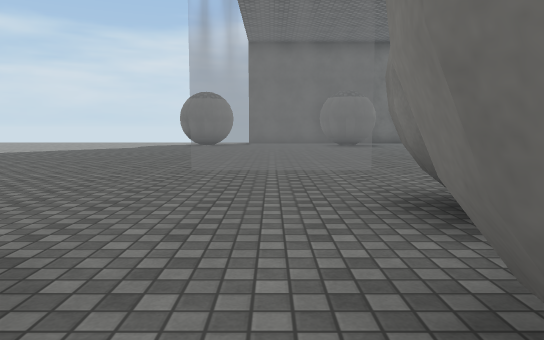
View 1 (above)

24 first-person views from a walk through a Unity game level. The camera is 1.2 m above the floor, tilts 6° down and sees 70° across. The floor is counted in squares, 2 m on a side. Each view is taken from the middle of a square. On the plan, view 1 faces up. The plan holds only what a view shows up to about 11 squares ahead; the rest is blank. The place goes on beyond the plan. Some surface patterns are stand-ins.

View 2
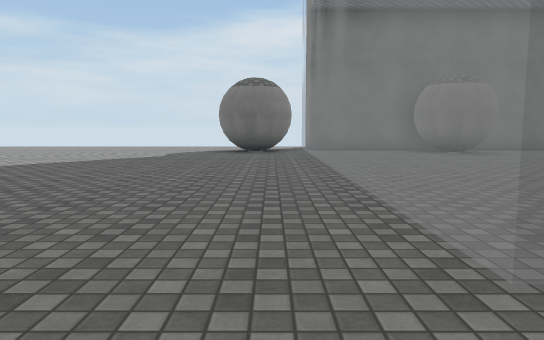

View 3
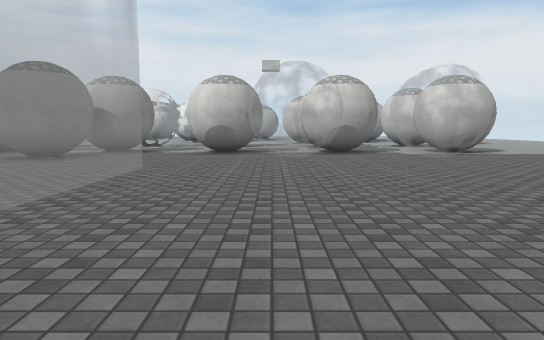

View 4
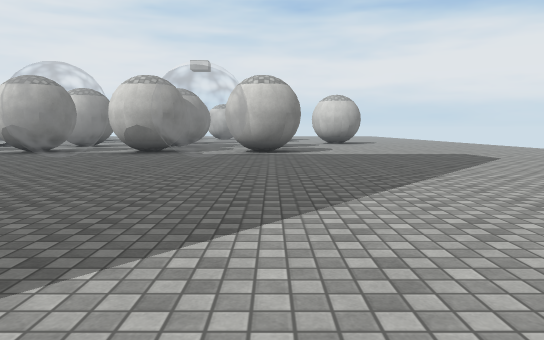

View 5
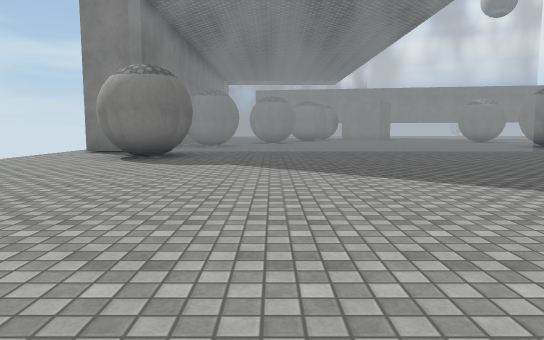

View 6
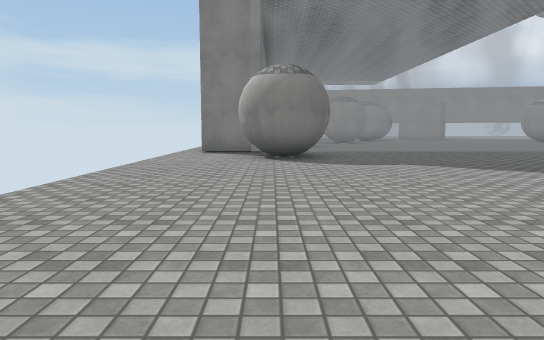

View 7
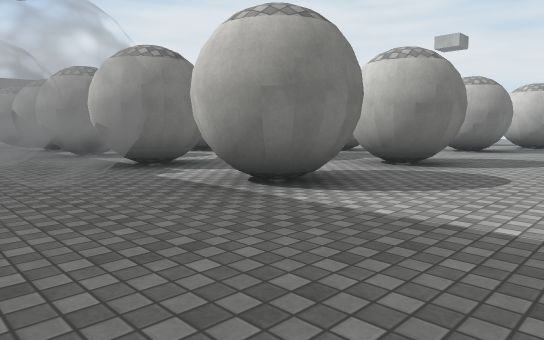

View 8
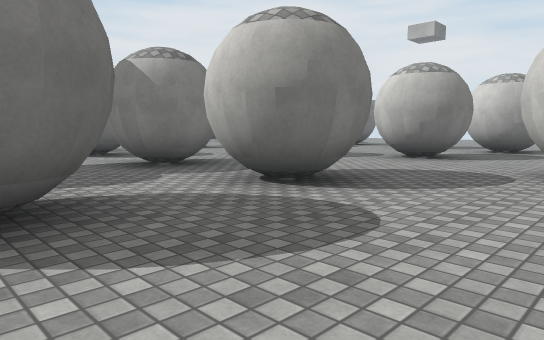

View 9
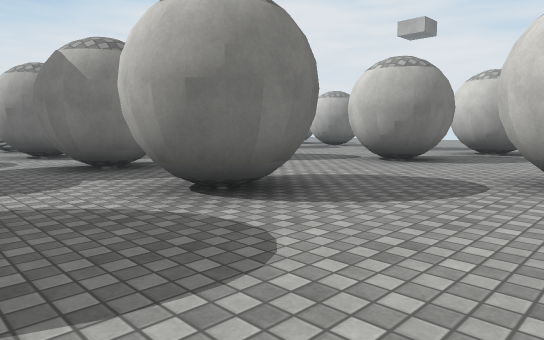

View 10
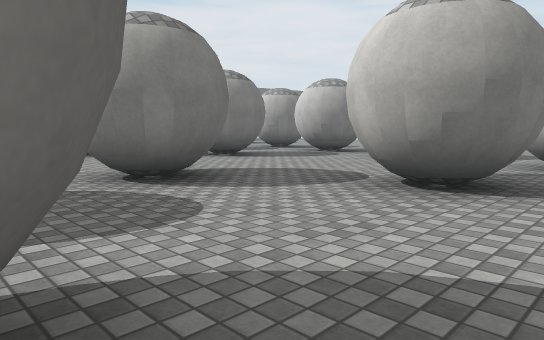

View 11
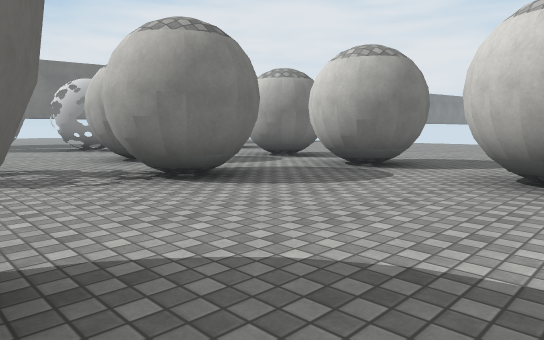

View 12
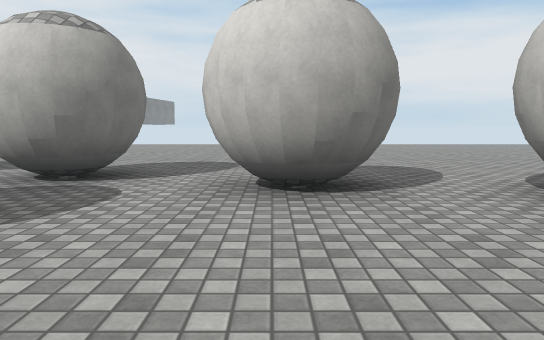

View 13
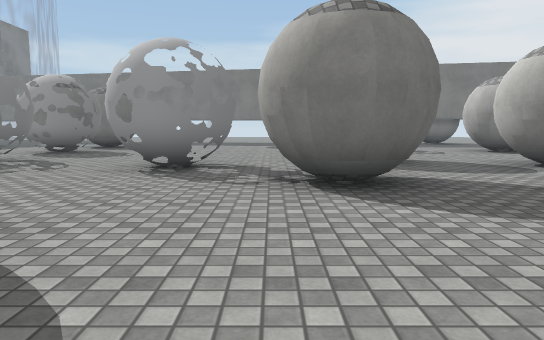

View 14
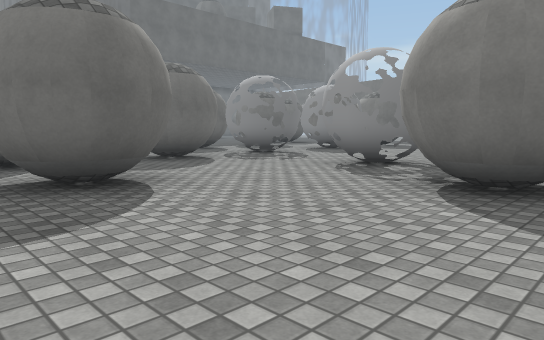

View 15
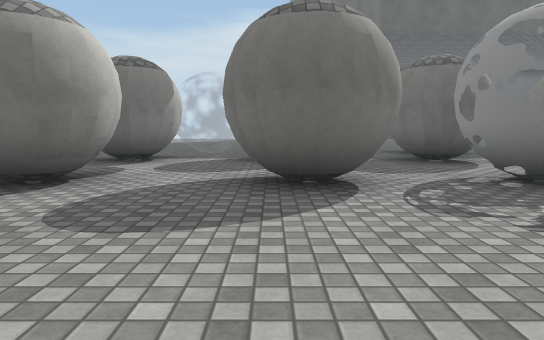

View 16
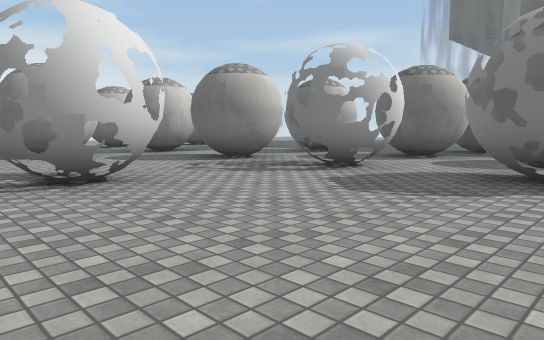

View 17
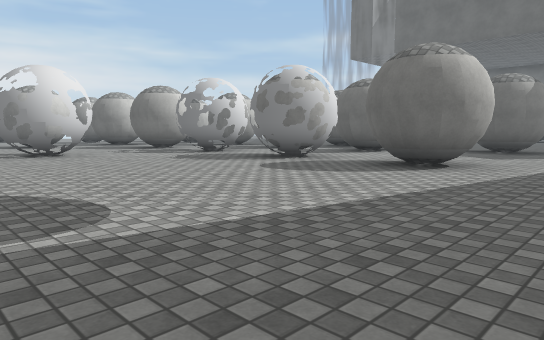

View 18
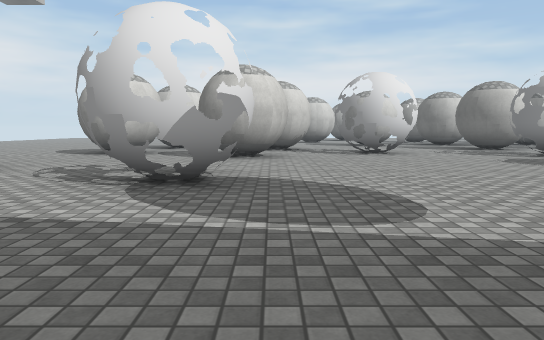

View 19
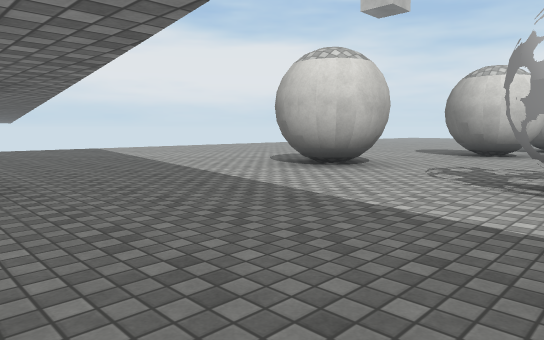

View 20
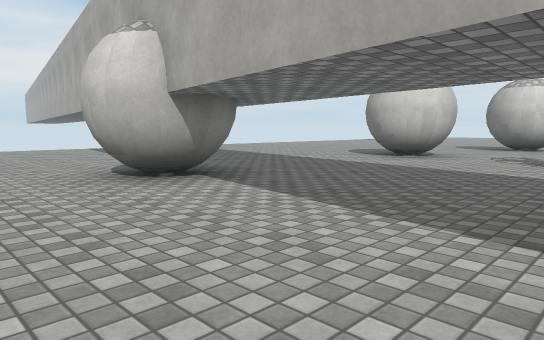

View 21
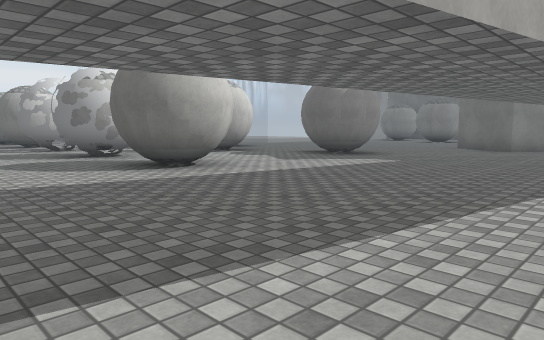

View 22
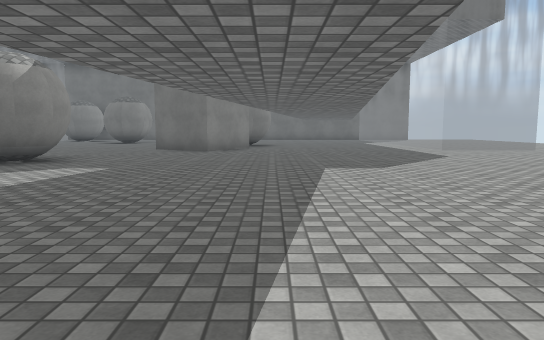

View 23
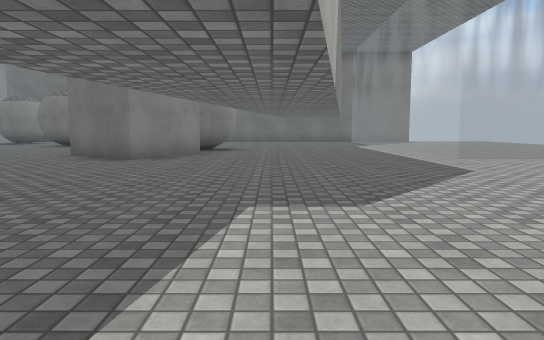

View 24
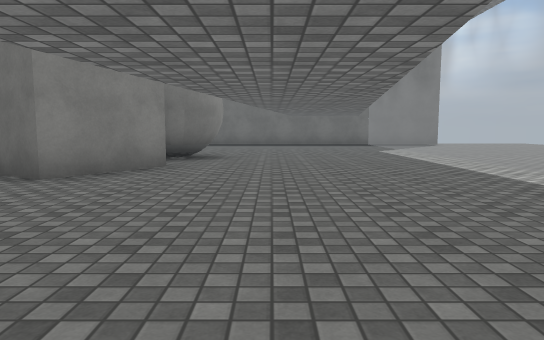

### Floor plan
Key: @ floor where view 1 was taken; # wall or solid block; . floor; = window, fence, low wall or low ledge; T thing the floor can be seen under or through.
Columns run from 11 left of view 1 to 20 right of it. Each row starts with its distance up from view 1.
 17   ..........
 16  .........##
 15 ........##===# ..
 14  .......##===##..
 13  .........===...
 12 ..........===...      ......===.
 11  .........===..       ......===.
 10   ........===..        .....===
  9  .........===..  ..   #.....===.
  8  .........===..  ...  ......===.
  7 ..........===..   ..###.....===
  6 ..........===.   ....#......===
  5 ..............   ..............
  4 ..............    ............
  3 ....==.==...##.    ...........
  2 ....==.==....#.  .##.........
  1 ...##.##.##.##.##...........
  0 ...##.##.##@##.##...........
 -1 ...........................
 -2 ...##.##.##.##.##. #......
 -3 ...# .##.##.##.##.##......
 -4  ........................
 -5  #....##.................
 -6   ....##...TT............
 -7   .##......TT.........
 -8   .# ....TT...........
 -9   .......TT.##........
-10   ##........ #..##.......
-11    #.##.##...... #.......
-12   .... .##.##............
-13   .........##............
-14  ....  ........##....##.
-15 .....  ........ #.... #.
-16 .....  .....  ..........
-17 ....   ....   ..........
-18 ....    ...   ..........
-19                ........
-20                 .......
-21                  ......
-22                   .. ..

Positions as (right, up) in squares from view 1, and headings:
1: (0, 0), facing up
2: (-2, 4), facing up
3: (-3, 11), facing down
4: (-8, 11), facing down
5: (-11, 12), facing right
6: (-11, 15), facing right
7: (-11, 4), facing down-right
8: (-11, 1), facing down-right
9: (-11, 0), facing down-right
10: (-9, -3), facing down-right
11: (-6, -6), facing down-right
12: (-5, -7), facing down
13: (-6, -8), facing right
14: (-6, -10), facing up-right
15: (-2, -7), facing up
16: (5, -8), facing up-left
17: (10, -9), facing up-left
18: (10, -9), facing left
19: (10, -10), facing down-left
20: (13, -10), facing down-left
21: (13, -6), facing up-left
22: (12, -5), facing up
23: (13, -2), facing up
24: (13, 1), facing up
